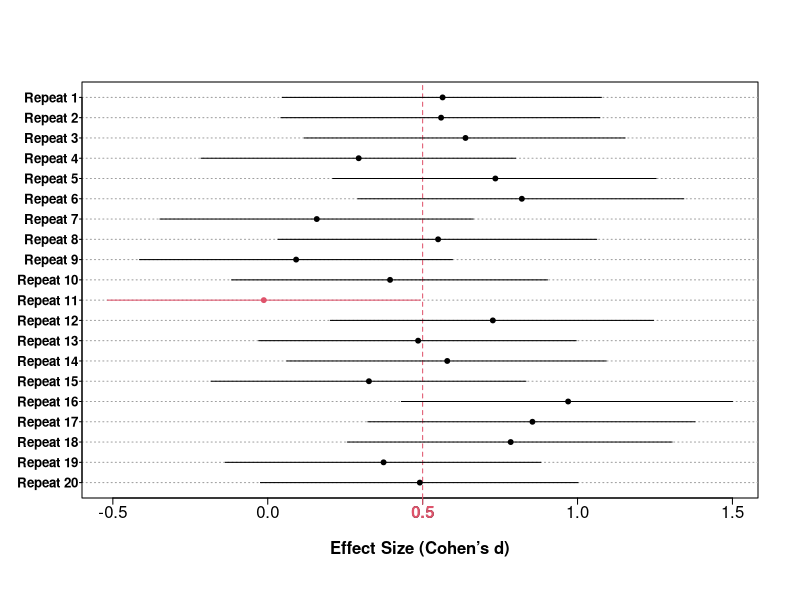

This figure's R source:
d.CI.sim <- function(d, n1, n2 = NA, conf.level = .95, n.sim = 5, ylabel = FALSE){
  
CI.d <- function(da = d, n1a = n1, n2a = n2, conf.levela = conf.level){
  
alpha = (1 - conf.levela)/2
    N = ifelse(is.na(n2a), n1a, (n1a * n2a)/(n1a + n2a))
   df = ifelse(is.na(n2a), n1a - 1, (n1a + n2a) - 2)
 d.SE = 1/sqrt(N)  ;   t = da/d.SE
    
f <- function (ncp, alpha, q, df) {
    abs(suppressWarnings(pt(q = t, df = df, ncp, lower.tail = FALSE)) - alpha)
  }
    
a = lapply(14:ifelse(da!= 0, da*sqrt(N)+5, 30), function(x) c(-x, x))
    
CI = matrix(NA, length(a), 2)
    
for(i in 1:length(a)){    
CI[i,] = sapply(c(alpha, 1-alpha),
function(x) optimize(f, interval = a[[i]], alpha = x, q = t, df = df, tol = 1e-12)[[1]]*d.SE)
  }  
    
CI[which.max(ave(1:nrow(CI), do.call(paste, round(data.frame(CI), 3)), FUN = seq_along)), ]
  }
    
fun <- function(db = d, n1b = n1, n2b = n2, conf.levelb = conf.level){ 
  
   N = ifelse(is.na(n2b), n1b, (n1b * n2b)/(n1b + n2b))
  df = ifelse(is.na(n2b), n1b - 1, (n1b + n2b) - 2)
d.SE = 1/sqrt(N)  ;   t = db/d.SE
    
  ds = rt(1, df, t)*d.SE
c(CI = CI.d(da = ds, n1a = n1, n2a = n2, conf.levela = conf.level), ds = ds)
  }
  
  sim <- t(replicate(n.sim, fun()))
  capture = sim[ ,1] <= d & d <= sim[ ,2]

  par(mgp = c(2, .2, 0), tck = -.015)    
  plot(sim[, 1:2], rep(1:n.sim, 2), ty = "n", ylab = NA, yaxt = "n", xlab = "Effect Size (Cohen’s d)", font.lab = 2)
  axis(1, at = d, col.axis = 2, col = 2, font = 2)
  abline(h = 1:n.sim, col = 8, lty = 3)
  if(ylabel) axis(2, at = 1:n.sim, labels = paste0("Repeat ", rev(1:n.sim)), font = 2, las = 1, cex.axis = .8, tck = -.006)
  abline(v = d, lty = 2, col = 2) 
  segments(sim[ ,1], 1:n.sim, sim[ ,2], 1:n.sim, lend = 1, col = ifelse(capture, 1, 2))
  points(sim[, 3], 1:n.sim, pch = 19, col = ifelse(capture, 1, 2), cex = ifelse(n.sim > 50, .6, .65))
  
  noquote(paste0("Coverage = ", mean(capture)*1e2, "%")) 
}
# Example of use:
d.CI.sim(d = .5, n1 = 30, n2 = 30, n.sim = 20, ylabel = TRUE)
